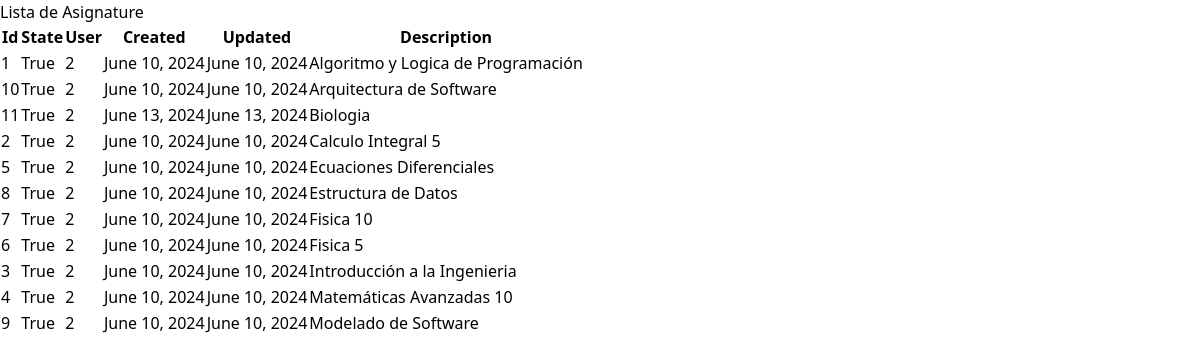
Page /lista/Asignature/ on the committed database.
### core/models.py (models this page shows, shortened)
class GeneralDelete(models.Model):
    state = models.BooleanField(default=True)
    user = models.ForeignKey(User, on_delete=models.CASCADE)
    created = models.DateField(auto_now_add=True)
    updated = models.DateField(auto_now=True)
    objects = models.Manager()
    active_objects = ActiveManager()
    def get_fields(self):
        return [(field.name, field.value_from_object(self)) for field in self._meta.fields]
    class Meta:
        abstract = True

class Asignature(GeneralDelete):
    description = models.CharField(max_length=150)
    class Meta:
        ordering = ['description']
        verbose_name = 'Asignature'
        verbose_name_plural = 'Asignatures'

### core/views.py (the view)
# urls.py: path('lista/<str:modelo>/', ListaObjetosView.as_view(), name='lista_objetos'),
class ListaObjetosView(ListView):
    template_name = 'lista_objetos.html'  # Ruta por defecto al template HTML
    context_object_name = 'objetos'  # Nombre del contexto en el template
    def get_queryset(self):
        modelo_nombre = self.kwargs['modelo']
        try:
            Modelo = apps.get_model('core', modelo_nombre)
        except LookupError:
            raise Http404(f"Modelo '{modelo_nombre}' no encontrado.")
        return Modelo.objects.all()
    def get_context_data(self, **kwargs):
        context = super().get_context_data(**kwargs)
        context['modelo'] = self.kwargs['modelo']
        return context

### template/lista_objetos.html (shortened to what this page needs)
<!DOCTYPE html>
<html lang="es">
<head>
    {% load static %}
    <link href="{% static 'css/styles.css' %}" rel="stylesheet">
</head>
<body class="bg-gray-100">
    <div class="container mx-auto px-4 py-8">
        <h1 class="text-2xl font-bold mb-4">Lista de {{ modelo }}</h1>
        <div class="overflow-x-auto">
            <table class="table-auto min-w-full bg-white border border-gray-200 shadow-lg rounded-lg">
                <thead class="bg-gray-200">
                    <tr>
                        {% for name, _ in objetos.0.get_fields %}
                        <th class="px-6 py-3 border-b-2 border-gray-300 text-left text-xs leading-4 font-medium text-gray-700 uppercase tracking-wider">{{ name|capfirst }}</th>
                        {% endfor %}
                    </tr>
                </thead>
                <tbody class="divide-y divide-gray-200">
                    {% for objeto in objetos %}
                    <tr class="hover:bg-gray-50">
                        {% for name, value in objeto.get_fields %}
                        <td class="px-6 py-4 whitespace-no-wrap">{{ value }}</td>
                        {% endfor %}
                    </tr>
                    {% empty %}
                    <tr>
                        <td colspan="{{ objetos.0.get_fields|length }}" class="px-6 py-4 text-center text-sm leading-5 text-gray-500">No hay {{ modelo }} disponibles.</td>
                    </tr>
                    {% endfor %}
                </tbody>
            </table>
        </div>
    </div>
</body>
</html>

### static/css/styles.css (style rules this page uses)
html, :host { line-height: 1.5; -webkit-text-size-adjust: 100%; -moz-tab-size: 4; -o-tab-size: 4; tab-size: 4; font-family: ui-sans-serif, system-ui, sans-serif, "Apple Color Emoji", "Segoe UI Emoji", "Segoe UI Symbol", "Noto Color Emoji"; font-feature-settings: normal; font-variation-settings: normal; -webkit-tap-highlight-color: transparent; }
body { margin: 0; line-height: inherit; }
h1, h2, h3, h4, h5, h6 { font-size: inherit; font-weight: inherit; }
table { text-indent: 0; border-color: inherit; border-collapse: collapse; }
blockquote, dl, dd, h1, h2, h3, h4, h5, h6, hr, figure, p, pre { margin: 0; }

### rows in the picture
Asignature: get_fields "1" "True" "2" "June 10, 2024" "June 10, 2024" "Algoritmo y Logica de Programación"
Asignature: get_fields "10" "True" "2" "June 10, 2024" "June 10, 2024" "Arquitectura de Software"
Asignature: get_fields "11" "True" "2" "June 13, 2024" "June 13, 2024" "Biologia"
Asignature: get_fields "2" "True" "2" "June 10, 2024" "June 10, 2024" "Calculo Integral 5"
Asignature: get_fields "5" "True" "2" "June 10, 2024" "June 10, 2024" "Ecuaciones Diferenciales"
Asignature: get_fields "8" "True" "2" "June 10, 2024" "June 10, 2024" "Estructura de Datos"
Asignature: get_fields "7" "True" "2" "June 10, 2024" "June 10, 2024" "Fisica 10"
Asignature: get_fields "6" "True" "2" "June 10, 2024" "June 10, 2024" "Fisica 5"
Asignature: get_fields "3" "True" "2" "June 10, 2024" "June 10, 2024" "Introducción a la Ingenieria"
Asignature: get_fields "4" "True" "2" "June 10, 2024" "June 10, 2024" "Matemáticas Avanzadas 10"
Asignature: get_fields "9" "True" "2" "June 10, 2024" "June 10, 2024" "Modelado de Software"

### other values in the picture
{{ modelo }} "Asignature"
{{ name|capfirst }} "Id" "State" "User" "Created" "Updated" "Description"
